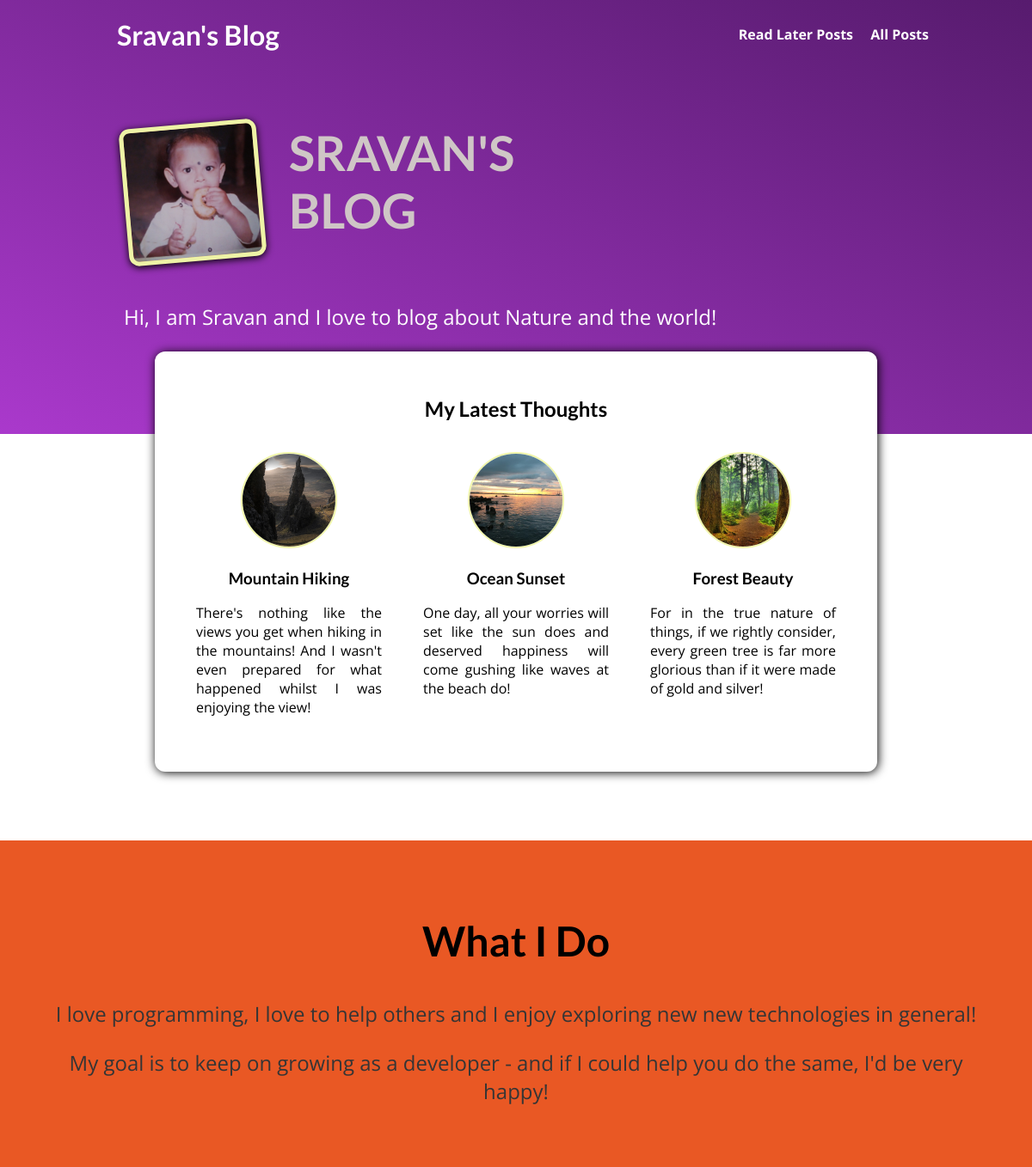
Screenshot of /blog/ with the database file from the repository.
### blog/models.py (models this page shows, shortened)
class Post(models.Model):
    title = models.CharField(max_length=100)
    excerpt = models.CharField(max_length=250)
    image = models.ImageField(upload_to="posts", null=True)
    date = models.DateField(auto_now=True)
    slug = models.SlugField(unique=True, db_index=True)
    content = models.TextField(validators=[MinLengthValidator(20)])
    author = models.ForeignKey(Author, on_delete=models.SET_NULL, null=True, related_name="posts")
    tags = models.ManyToManyField(Tag)

### blog/views.py (the view)
# urls.py: path("", views.StartingPageView.as_view(), name="starting-page"),
class StartingPageView(ListView):
    template_name = "blog/index.html"
    model = Post
    ordering = ["-date"]
    context_object_name = "posts"
    def get_queryset(self):
        queryset = super().get_queryset()
        data = queryset[:3]
        return data

### blog/templates/blog/index.html (shortened to what this page needs)
{% extends 'base.html' %}
{% load static %}
{% block css_files %}
    <link rel="stylesheet" href="{% static "blog/includes/post.css" %}" />
    <link rel="stylesheet" href="{% static "blog/index.css" %}" />
{% endblock %}
{% block content %}
    <section id="welcome">
        <header>
            <img src={% static "blog/images/my.jpg" %} alt="Sravan - The Author Of This Blog" />
            <h2>SRAVAN'S BLOG</h2>
        </header>
        <p>Hi, I am Sravan and I love to blog about Nature and the world!</p>
    </section>
    <section id="latest-posts">
        <h2>My Latest Thoughts</h2>
        <ul>
            {% for post in posts %}
                {% include "blog/includes/post.html" %}
            {% endfor %}
        </ul>
    </section>
    <section id="about">
        <h2>What I Do</h2>
        <p>I love programming, I love to help others and I enjoy exploring new
        new technologies in general!</p>
        <p>My goal is to keep on growing as a developer - and if I could help you do the same,
        I'd be very happy!</p>
    </section>
{% endblock %}

### blog/templates/blog/includes/post.html
{% load static %}
<li>
     <article class="post">
        <a href="{% url "post-detail-page" post.slug %}">
        <img src="{{ post.image.url }}" alt="{{ post.title }}" />
        <div class="post_content">
            <h3>{{ post.title }}</h3>
            <p>
               {{ post.excerpt }}
            </p>
        </div>
        </a>
    </article>
</li>

### static/app.css (style rules this page uses)
* { box-sizing: border-box; }
html { font-family: 'Open Sans', 'Lato', sans-serif; }
body { margin: 0; }
h1, h2, h3 { font-family: 'Lato', sans-serif; font-weight: bold; }

### blog/static/blog/includes/post.css (style rules this page uses)
.post { display: flex; flex-direction: column; align-items:center; text-align: center; flex-wrap: wrap; }
.post a { text-decoration: none; color: black; transition: all 0.2s ease; padding: 1rem; }
.post a img { width: 7rem; height: 7rem; object-fit: cover; object-position: cover; border: 2px solid #f1f6ab; border-radius: 999px; }
.post_content > p { text-align: left; text-align:justify ; }

### blog/static/blog/index.css (style rules this page uses)
#welcome { background: linear-gradient(to right top, #aa39cc , #571b6e ); padding: 6rem 12%; }
#welcome header { display: flex; align-items: flex-start; margin: 3rem auto; }
#welcome img { width: 10rem; height: 10rem; object-fit: cover; object-position: top; border: 5px solid #eef3a6; border-radius: 12px; background-color: #d6ad7e; transform: rotateZ(-5deg); box-shadow: 0 2px 8px black; }
#welcome h2 { font-size: 3.5rem; margin: 0 0 0 2rem; color: #cfc6c6; width: 10rem; }
#welcome p { color: white; font-size: 1.5rem; }
#latest-posts { background-color: white; padding: 2rem; border-radius: 12px; width: 70%; margin: -6rem auto 2rem auto; box-shadow: 1px 1px 12px #020202; }
#latest-posts h2 { text-align: center; }
#latest-posts ul { list-style: none; margin: 0; padding: 0; display: flex; gap: 1rem; }
#latest-posts li { flex: 1; }
#about { text-align: center; padding: 3rem; background-color: #e95824; margin-top: 5rem; }
#about h2 { font-size: 3rem; }
#about p { font-size: 1.5rem; color: #353535; }

### rows the page displays
Post: image (picture), title "Mountain Hiking", excerpt "There's nothing like the views you get when hiking in the mountains! And I wasn't even prepared for what happened whilst I was enjoying the view!"
Post: image (picture), title "Ocean Sunset", excerpt "One day, all your worries will set like the sun does and deserved happiness will come gushing like waves at the beach do!"
Post: image (picture), title "Forest Beauty", excerpt "For in the true nature of things, if we rightly consider, every green tree is far more glorious than if it were made of gold and silver!"
